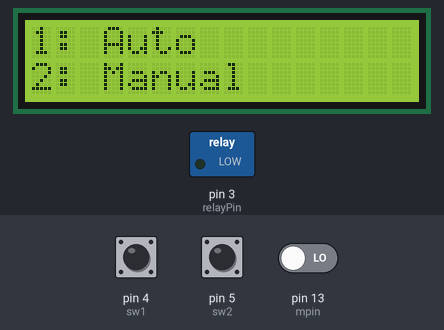
The sketch below on a simulated Arduino Uno, built with avr-gcc and run on an emulated ATmega328P. Parts: 16×2 character LCD, switched loads named in the sketch (green lamp = pin HIGH). Inputs (shaded band) come from the test bench; at power-on: pin 4 (sw1) HIGH, pin 13 (mpin) LOW, pin 5 (sw2) HIGH. What the sketch prints to the serial monitor is not drawn.

Above: at 4.2 s.
4.3 s: pin 4 (sw1) pulled LOW for 0.3 s
At 5.6 s:
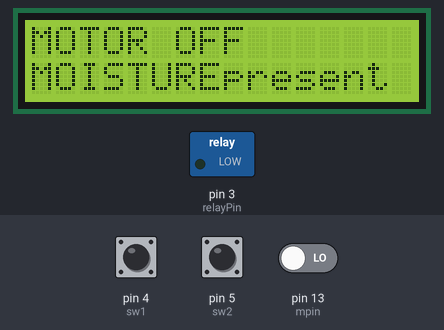
6.5 s: pin 13 (mpin) driven HIGH
At 8.4 s:
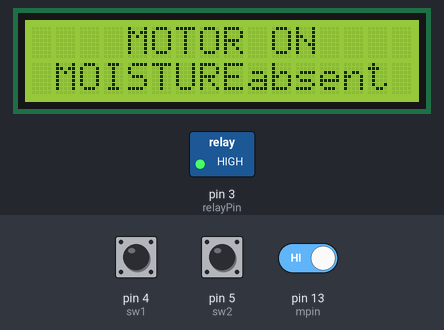
9.5 s: pin 5 (sw2) pulled LOW for 3.2 s
At 12.1 s:
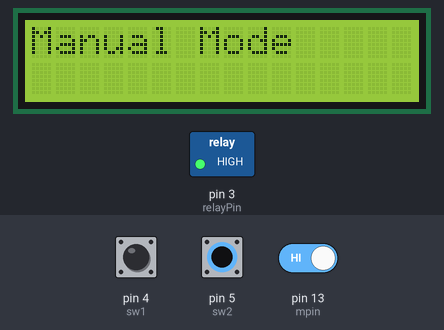
14.2 s: pin 4 (sw1) pulled LOW for 1 s
At 14.6 s:
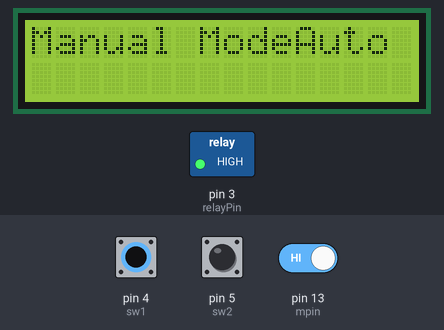
16.7 s: pin 13 (mpin) driven LOW
At 17.7 s:
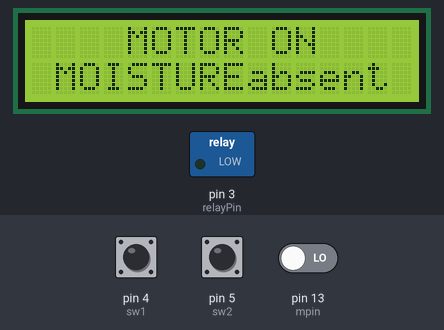
19.3 s: pin 5 (sw2) pulled LOW for 3.2 s
At 21.5 s:
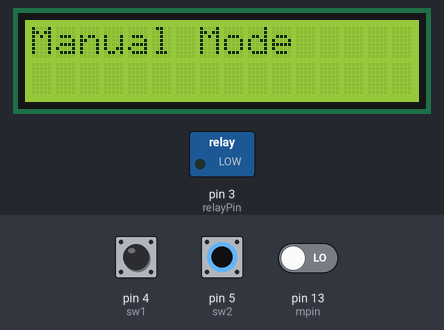
Timing chart, 0 to 23.0 s (numbered marks = the images above; inputs shaded):
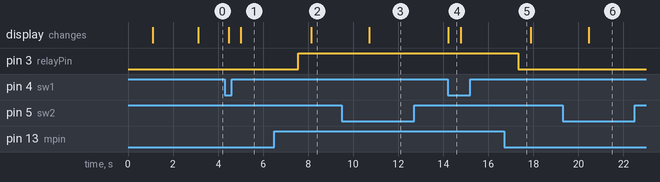

The sketch:

Smart_Irrigation_code.ino
```cpp
#include <Wire.h>
#include <LiquidCrystal_I2C.h>
#include <SoftwareSerial.h>

// Set the LCD address to 0x27 for a 16 chars and 2 line display
LiquidCrystal_I2C lcd(0x27, 16, 2);
SoftwareSerial bluetooth(2, 8);

const int relayPin = 3;                  // Pin number 3 of arduino connected to Relay
int relayState = 0;


const int mpin = 13;                        // Initializing pin number
int mstate = 0;

const int sw1 = 4;
int sw1state = 0;
const int sw2 = 5;
int sw2state = 0;

int d = 0;


void setup() {
  pinMode(sw1, INPUT_PULLUP);
  pinMode(sw2, INPUT_PULLUP);
  pinMode(mpin, INPUT);
  pinMode(relayPin, OUTPUT);
  relayState = LOW;
  digitalWrite(relayPin, relayState);
  delay(1000);
  bluetooth.begin(9600);
  Serial.begin(9600);


  lcd.init();
  lcd.clear();
  lcd.backlight();
  lcd.print("   Irrigation");
  lcd.setCursor(0, 1);                    // Sets cursor at Column 0 and Line 1
  lcd.print("     System");
  delay(2000);

}

void loop() {
loop0:
  lcd.clear();
  lcd.print("1: Auto");
  lcd.setCursor(0, 1);                    // Sets cursor at Column 0 and Line 1
  lcd.print("2: Manual");
  sw1state = digitalRead(sw1);
  sw2state = digitalRead(sw2);
  if (sw1state == LOW)
  {
    lcd.clear();
    lcd.print("Auto Mode");
    Serial.print("Auto Mode");
    goto AUTO;
  }
  if (sw2state == LOW)
  {
    lcd.clear();
    lcd.print("Manual mode");
    Serial.print("Manual mode");
    goto MANUAL;
  }
  delay(250);
  goto loop0;

AUTO:
  sw2state = digitalRead(sw2);
  if (sw2state == LOW)
  {
    lcd.clear();
    lcd.print("Manual Mode");
    Serial.print("Manual Mode");
    bluetooth.print("Manual Mode");
    goto MANUAL;

  }
  mstate = digitalRead(mpin);
  if (mstate == HIGH)  //no moisture
  {
    relayState = HIGH;   //relay ON
    digitalWrite(relayPin, relayState);
    delay(500);
    lcd.clear();     // Clears LCD
    lcd.setCursor(0, 0);
    lcd.print("    MOTOR ON");
    lcd.setCursor(0, 1);
    lcd.print(" MOISTUREabsent");
    bluetooth.println("MOTOR ON");
    bluetooth.println("MOISTUREabsent");
    Serial.println("MOTOR ON");
    Serial.println("MOISTUREabsent");
    delay(1000);
  }
  if (mstate == LOW) //moisture present
  {
    relayState = LOW;  //relay OFF
    digitalWrite(relayPin, relayState);
    delay(500);
    lcd.clear();     // Clears LCD
    lcd.print("MOTOR OFF");
    lcd.setCursor(0, 1);
    lcd.print("MOISTUREpresent");
    bluetooth.println("MOTOR OFF");
    bluetooth.print("MOISTUREpresent");
    Serial.println("MOTOR OFF");
    Serial.print("MOISTUREpresent");
    delay(1000);
  }


  goto AUTO;


MANUAL:
sw1state = digitalRead(sw1);

if (sw1state == LOW)
{
  lcd.print("Auto Mode");
  Serial.print("Auto Mode");
  bluetooth.print("Auto Mode");
  goto AUTO;

}

  while (bluetooth.available())        // Check if any data received in RX(Pin 2) of bluetooth
  {
    delay(200);
    if (bluetooth.find("$"))           // Search for a symbol $ in the data sent via buetooth
    {
      delay(200);
      char d = bluetooth.read();
      lcd.print(d);                    // Print the value of d
      delay(1000);
      if (d == '1')
      {
        relayState = HIGH;  //relay on
        digitalWrite(relayPin, relayState);
        lcd.clear();     // Clears LCD
        lcd.print("MOTOR ON ");
        lcd.setCursor(0, 1);
        lcd.print(" MOISTUREabsent");
        bluetooth.println("MOTOR ON ");
        Serial.println("MOTOR ON");
        delay(5000);
      }
      if (d == '2')
      {
        relayState = LOW;
        digitalWrite(relayPin, relayState);
        lcd.clear();     // Clears LCD
        lcd.print("MOTOR OFF ");
        lcd.setCursor(0, 1);
        lcd.print("MOISTUREpresent");
        bluetooth.println("MOTOR OFF  ");
        Serial.println("MOTOR OFF");
        delay(1000);
      }
    }
    d = 0;
  }
  goto MANUAL;
}


//
//if moisture sensor is not shorted then moisture is absent so relay should ON
//if moisture sensor is shorted then moisture is present so relay should OFF
```

Measured:
- after the input at 4.3 s, the display: first changes after 0.16 s (image 1 shows a later state)
- after the input at 6.5 s, pin 3 (relayPin): LOW → HIGH after 1.1 s; the display: changes after 1.6 s (image 2)
- after the input at 9.5 s, the display: changes after 1.2 s (image 3)
- after the input at 14.2 s, the display: changes at once (image 4)
- after the input at 16.7 s, pin 3 (relayPin): HIGH → LOW after 0.63 s
- after the input at 19.3 s, the display: changes after 1.2 s (image 6)
- what the display in image 4 shows lasts 0.6 s, from 14.2 s to 14.8 s
